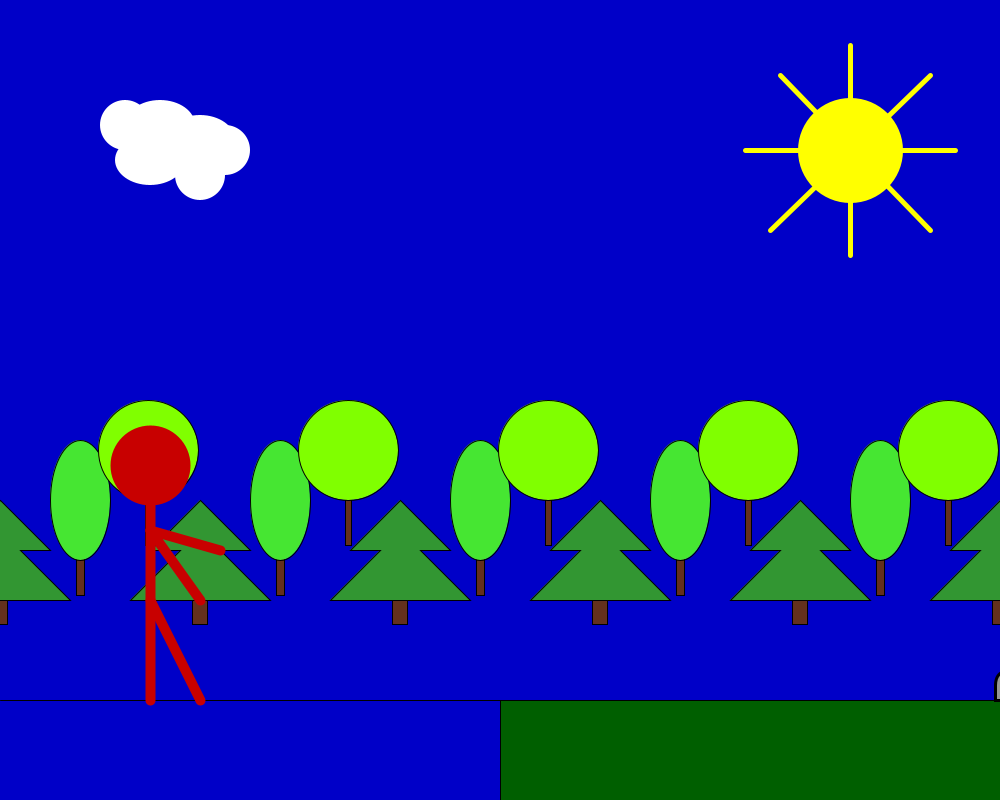
Frame 1 (no input)
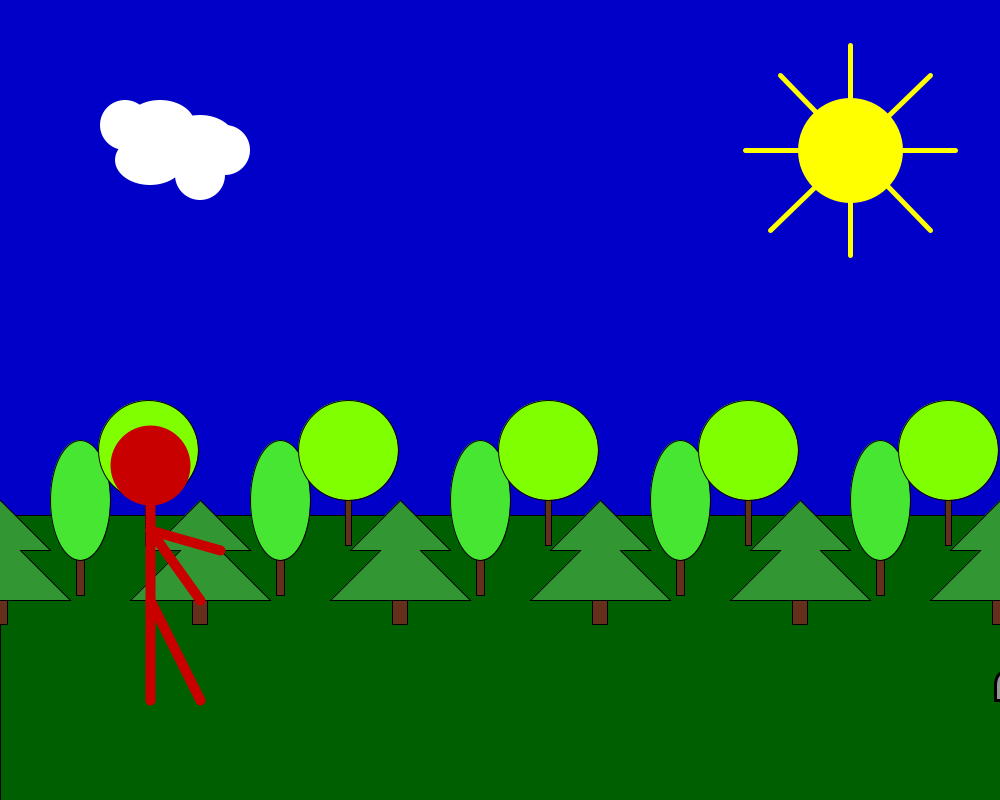
Frame 60 (the mouse pressed at the canvas centre just before this capture)
Frame 120 (the mouse held since frame 60 and released just before this capture): identical to frame 60, image omitted

The Processing sketch that drew these frames (run headless with seeded random() and noise(); from frame 60 on, the mouse is pressed at the canvas centre):

// Processing sketch: processing_182520
// ── processing_182520.pde

int x = 150, y = 700; // chelovechek
int kvx = 1020, kvy=685, k2=1270, k3=1520, k4=1770, k5=2020;  // kamen
int x1=200, f=2, prig=0, c=850, sch=2252;
int xd=-100, yd1=500, yd=500;  //trees
void setup() {
  size(1000, 800);
}
void draw() {
  background(0, 0, 200);   
  stroke(255, 255, 0);  /////////////  sun
  strokeWeight(5);
  fill(255, 255, 0);
  ellipse(c, 150, 100, 100);
  line(850, 45, 850, 255);// 1
  line(930, 75, 770, 230);// 2
  line(745, 150, 955, 150);// 3
  line(780, 75, 930, 230);// 4
  noStroke();  ////////////////////  oblako
  fill(255);
  ellipse(125, 125, 50, 50);
  ellipse(160, 125, 70, 50);
  ellipse(225, 150, 50, 50);
  ellipse(150, 160, 70, 50);
  ellipse(200, 175, 50, 50);
  ellipse(200, 140, 70, 50);
  stroke(0);  ////////////////////   pol
  strokeWeight(1);
  line(0, 700, 1000, 700);
  fill(0, 95, 0);  //////////////  trava 
  rect(500, 700, 1000, 370);

  for (int i = 0; i < 9; i++) {   //trees  
    fill(100, 48, 28);
    rectMode(CENTER);
    rect(i*200+xd+100, yd+112, 15, 25);
    rect(i*200+xd+180, yd1+75, 8, 40);
    rect(i*200+xd+248, yd1+15, 6, 60);
    fill(50, 150, 50);
    beginShape();
    vertex(i*200+xd+100, yd);
    vertex(i*200+xd+150, yd+50); 
    vertex(i*200+xd+120, yd+50);
    vertex(i*200+xd+170, yd+100);
    vertex(i*200+xd+30, yd+100);
    vertex(i*200+xd+80, yd+50);
    vertex(i*200+xd+50, yd+50); 
    endShape(CLOSE);
    fill(70, 230, 50);
    ellipse(i*200+xd+180, yd1, 60, 120);
    fill(128, 255, 0);
    ellipse(i*200+xd+248, yd1-50, 100, 100);
  }

  fill(108, 34, 0);  /////////      school
  rect(sch, 600, 200, 200);
  fill(0);
  rect(sch, 650, 50, 100);
  fill(251, 105, 0);
  triangle(sch-100, 500, sch, 400, sch+100, 500);
  fill(0, 155, 255);
  ellipse(sch, 462, 46, 46);
  fill(245);
  textAlign(CENTER);
  textSize(35);
  text("school", sch, 540);

  stroke(200, 0, 0);  /////////////// chelovechek
  strokeWeight(10);
  fill(200, 0, 0);
  ellipse(x, y-235, 70, 70);// golova
  line(x, y-200, x, y);// tulovishe
  line(x, y-100, x1, y);// noga vpered
  line(x, y-170, x+70, y-150);// ruka verxnaa
  line(x, y-170, x+50, y-100);// ruka nisnaa  

  stroke(0);  //////////////////////// kamen
  strokeWeight(3);
  fill(150);
  rectMode(CENTER);
  rect(kvx, kvy, 50, 30, 20, 20, 0, 0);
  rect(k2, kvy, 50, 30, 20, 20, 0, 0);
  rect(k3, kvy, 50, 30, 20, 20, 0, 0);
  rect(k4, kvy, 50, 30, 20, 20, 0, 0);
  rect(k5, kvy, 50, 30, 20, 20, 0, 0);

  frameRate(45);
  float rast = dist(kvx, kvy, x1, y);
  float rast2 = dist(k2, kvy, x1, y);
  float rast3 = dist(k3, kvy, x1, y);
  float rast4 = dist(k4, kvy, x1, y);
  float rast5 = dist(k5, kvy, x1, y);

  if (rast>20 && rast2>20 && rast3>20 && rast4>20 && rast5>20) { 
    if (keyCode == 39) { //shag
      if (x1==200) f=-2;
      if (x1==120) f=+2;
      x1+=f;
      kvx-=2;
      k2-=2;
      k3-=2;
      k4-=2;
      k5-=2;
      sch-=2;
      xd--;
    }    
    if (keyCode == 38) { //prig
      if (prig<70) {
        if (y==700) f=-2;
        if (y==630) f=+2;  
        y+=f;
        prig++;
        kvx-=2;
        k2-=2;
        k3-=2;
        k4-=2;
        k5-=2;
        sch-=2;
      }
    } else {
      prig*=0;
      y=700;
    }
  } else {
    fill(150, 0, 0);
    textAlign(CENTER);
    textSize(100);
    text("GAME OVER!", width/2, 300); // igra zakoncheha!
  }
  if (x>=sch) {
    fill(200, 0, 0);                                                   
    textAlign(CENTER);
    textSize(100);
    text("YOU DIDN'T LATE!", width/2, 300); // pobeda!
    // sch=150;
    stop();
  }
}
